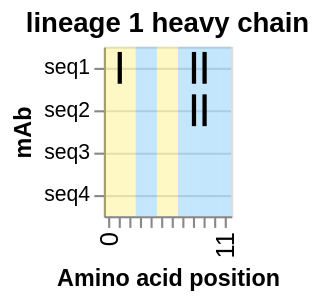

The specification (Vega-Lite) saved for this image:
### Vega-Lite specification from a JSON file in a GitHub repository (floating-point values rounded to 4 significant figures)
{"config": {"view": {"continuousWidth": 400, "continuousHeight": 300}}, "layer": [{"data": {"name": "data-59b93b0351ba0b41273b8a2f937c8473"}, "mark": {"type": "rect", "color": "#169cf5", "opacity": 0.25}, "encoding": {"x": {"type": "ordinal", "field": "position"}}, "width": {"step": 5}}, {"data": {"name": "data-a6e2272690eaed6b036d181eb0f59825"}, "mark": {"type": "rect", "color": "#f5e216", "opacity": 0.25}, "encoding": {"x": {"type": "ordinal", "field": "position"}}, "width": {"step": 5}}, {"data": {"name": "data-ea34d3555056ba8f1d2aad02c01ddd71"}, "mark": {"type": "tick", "opacity": 1, "thickness": 2}, "encoding": {"color": {"type": "nominal", "field": "real_mut", "legend": null, "scale": {"domain": [true, false], "range": ["black", "transparent"]}}, "x": {"type": "ordinal", "axis": {"grid": false, "labelFontSize": 12, "labelOverlap": "parity", "labelSeparation": 10}, "field": "position", "title": "Amino acid position"}, "y": {"type": "nominal", "axis": {"grid": true, "labels": true, "orient": "left", "title": "mAb"}, "field": "seq_id", "sort": ["seq1", "seq2", "seq3", "seq4"], "title": "sequence"}}, "title": "lineage 1 heavy chain", "width": {"step": 5}}], "$schema": "https://vega.github.io/schema/vega-lite/v5.json", "datasets": {"data-59b93b0351ba0b41273b8a2f937c8473": [{"type": "naive", "index": 0, "seq_id": "seq1", "position": 3, "mut_from": "G", "mut_to": "G", "region": "Framework", "framework": true, "radical": false, "real_mut": false}, {"type": "naive", "index": 0, "seq_id": "seq1", "position": 4, "mut_from": "A", "mut_to": "A", "region": "Framework", "framework": true, "radical": false, "real_mut": false}, {"type": "naive", "index": 0, "seq_id": "seq1", "position": 7, "mut_from": "G", "mut_to": "G", "region": "Framework", "framework": true, "radical": false, "real_mut": false}, {"type": "naive", "index": 0, "seq_id": "seq1", "position": 8, "mut_from": "C", "mut_to": "A", "region": "Framework", "framework": true, "radical": true, "real_mut": true}, {"type": "naive", "index": 0, "seq_id": "seq1", "position": 9, "mut_from": "C", "mut_to": "T", "region": "Framework", "framework": true, "radical": true, "real_mut": true}, {"type": "naive", "index": 0, "seq_id": "seq1", "position": 10, "mut_from": "C", "mut_to": "C", "region": "Framework", "framework": true, "radical": false, "real_mut": false}, {"type": "naive", "index": 0, "seq_id": "seq1", "position": 11, "mut_from": "G", "mut_to": "G", "region": "Framework", "framework": true, "radical": false, "real_mut": false}], "data-a6e2272690eaed6b036d181eb0f59825": [{"type": "naive", "index": 0, "seq_id": "seq1", "position": 0, "mut_from": "A", "mut_to": "A", "region": "CDR", "framework": false, "radical": false, "real_mut": false}, {"type": "naive", "index": 0, "seq_id": "seq1", "position": 1, "mut_from": "A", "mut_to": "T", "region": "CDR", "framework": false, "radical": false, "real_mut": true}, {"type": "naive", "index": 0, "seq_id": "seq1", "position": 2, "mut_from": "C", "mut_to": "C", "region": "CDR", "framework": false, "radical": false, "real_mut": false}, {"type": "naive", "index": 0, "seq_id": "seq1", "position": 5, "mut_from": "T", "mut_to": "T", "region": "CDR", "framework": false, "radical": false, "real_mut": false}, {"type": "naive", "index": 0, "seq_id": "seq1", "position": 6, "mut_from": "C", "mut_to": "C", "region": "CDR", "framework": false, "radical": false, "real_mut": false}], "data-ea34d3555056ba8f1d2aad02c01ddd71": [{"type": "naive", "index": 0, "seq_id": "seq1", "position": 0, "mut_from": "A", "mut_to": "A", "region": "CDR", "framework": false, "radical": false, "real_mut": false}, {"type": "naive", "index": 0, "seq_id": "seq1", "position": 1, "mut_from": "A", "mut_to": "T", "region": "CDR", "framework": false, "radical": false, "real_mut": true}, {"type": "naive", "index": 0, "seq_id": "seq1", "position": 2, "mut_from": "C", "mut_to": "C", "region": "CDR", "framework": false, "radical": false, "real_mut": false}, {"type": "naive", "index": 0, "seq_id": "seq1", "position": 3, "mut_from": "G", "mut_to": "G", "region": "Framework", "framework": true, "radical": false, "real_mut": false}, {"type": "naive", "index": 0, "seq_id": "seq1", "position": 4, "mut_from": "A", "mut_to": "A", "region": "Framework", "framework": true, "radical": false, "real_mut": false}, {"type": "naive", "index": 0, "seq_id": "seq1", "position": 5, "mut_from": "T", "mut_to": "T", "region": "CDR", "framework": false, "radical": false, "real_mut": false}, {"type": "naive", "index": 0, "seq_id": "seq1", "position": 6, "mut_from": "C", "mut_to": "C", "region": "CDR", "framework": false, "radical": false, "real_mut": false}, {"type": "naive", "index": 0, "seq_id": "seq1", "position": 7, "mut_from": "G", "mut_to": "G", "region": "Framework", "framework": true, "radical": false, "real_mut": false}, {"type": "naive", "index": 0, "seq_id": "seq1", "position": 8, "mut_from": "C", "mut_to": "A", "region": "Framework", "framework": true, "radical": true, "real_mut": true}, {"type": "naive", "index": 0, "seq_id": "seq1", "position": 9, "mut_from": "C", "mut_to": "T", "region": "Framework", "framework": true, "radical": true, "real_mut": true}, {"type": "naive", "index": 0, "seq_id": "seq1", "position": 10, "mut_from": "C", "mut_to": "C", "region": "Framework", "framework": true, "radical": false, "real_mut": false}, {"type": "naive", "index": 0, "seq_id": "seq1", "position": 11, "mut_from": "G", "mut_to": "G", "region": "Framework", "framework": true, "radical": false, "real_mut": false}, {"type": "lineage_member", "index": 1, "seq_id": " seq2", "position": 0, "mut_from": "A", "mut_to": "A", "region": "CDR", "framework": false, "radical": false, "real_mut": false}, {"type": "lineage_member", "index": 1, "seq_id": " seq2", "position": 1, "mut_from": "A", "mut_to": "A", "region": "CDR", "framework": false, "radical": false, "real_mut": false}, {"type": "lineage_member", "index": 1, "seq_id": " seq2", "position": 2, "mut_from": "C", "mut_to": "C", "region": "CDR", "framework": false, "radical": false, "real_mut": false}, {"type": "lineage_member", "index": 1, "seq_id": " seq2", "position": 3, "mut_from": "G", "mut_to": "G", "region": "Framework", "framework": true, "radical": false, "real_mut": false}, {"type": "lineage_member", "index": 1, "seq_id": " seq2", "position": 4, "mut_from": "A", "mut_to": "A", "region": "Framework", "framework": true, "radical": false, "real_mut": false}, {"type": "lineage_member", "index": 1, "seq_id": " seq2", "position": 5, "mut_from": "T", "mut_to": "T", "region": "CDR", "framework": false, "radical": false, "real_mut": false}, {"type": "lineage_member", "index": 1, "seq_id": " seq2", "position": 6, "mut_from": "C", "mut_to": "C", "region": "CDR", "framework": false, "radical": false, "real_mut": false}, {"type": "lineage_member", "index": 1, "seq_id": " seq2", "position": 7, "mut_from": "G", "mut_to": "G", "region": "Framework", "framework": true, "radical": false, "real_mut": false}, {"type": "lineage_member", "index": 1, "seq_id": " seq2", "position": 8, "mut_from": "C", "mut_to": "A", "region": "Framework", "framework": true, "radical": true, "real_mut": true}, {"type": "lineage_member", "index": 1, "seq_id": " seq2", "position": 9, "mut_from": "C", "mut_to": "T", "region": "Framework", "framework": true, "radical": true, "real_mut": true}, {"type": "lineage_member", "index": 1, "seq_id": " seq2", "position": 10, "mut_from": "C", "mut_to": "C", "region": "Framework", "framework": true, "radical": false, "real_mut": false}, {"type": "lineage_member", "index": 1, "seq_id": " seq2", "position": 11, "mut_from": "G", "mut_to": "G", "region": "Framework", "framework": true, "radical": false, "real_mut": false}, {"type": "lineage_member", "index": 2, "seq_id": "  seq3", "position": 0, "mut_from": "A", "mut_to": "A", "region": "CDR", "framework": false, "radical": false, "real_mut": false}, {"type": "lineage_member", "index": 2, "seq_id": "  seq3", "position": 1, "mut_from": "A", "mut_to": "A", "region": "CDR", "framework": false, "radical": false, "real_mut": false}, {"type": "lineage_member", "index": 2, "seq_id": "  seq3", "position": 2, "mut_from": "C", "mut_to": "C", "region": "CDR", "framework": false, "radical": false, "real_mut": false}, {"type": "lineage_member", "index": 2, "seq_id": "  seq3", "position": 3, "mut_from": "G", "mut_to": "G", "region": "Framework", "framework": true, "radical": false, "real_mut": false}, {"type": "lineage_member", "index": 2, "seq_id": "  seq3", "position": 4, "mut_from": "A", "mut_to": "A", "region": "Framework", "framework": true, "radical": false, "real_mut": false}, {"type": "lineage_member", "index": 2, "seq_id": "  seq3", "position": 5, "mut_from": "T", "mut_to": "T", "region": "CDR", "framework": false, "radical": false, "real_mut": false}, {"type": "lineage_member", "index": 2, "seq_id": "  seq3", "position": 6, "mut_from": "C", "mut_to": "C", "region": "CDR", "framework": false, "radical": false, "real_mut": false}, {"type": "lineage_member", "index": 2, "seq_id": "  seq3", "position": 7, "mut_from": "G", "mut_to": "G", "region": "Framework", "framework": true, "radical": false, "real_mut": false}, {"type": "lineage_member", "index": 2, "seq_id": "  seq3", "position": 8, "mut_from": "C", "mut_to": "C", "region": "Framework", "framework": true, "radical": false, "real_mut": false}, {"type": "lineage_member", "index": 2, "seq_id": "  seq3", "position": 9, "mut_from": "C", "mut_to": "C", "region": "Framework", "framework": true, "radical": false, "real_mut": false}, {"type": "lineage_member", "index": 2, "seq_id": "  seq3", "position": 10, "mut_from": "C", "mut_to": "C", "region": "Framework", "framework": true, "radical": false, "real_mut": false}, {"type": "lineage_member", "index": 2, "seq_id": "  seq3", "position": 11, "mut_from": "G", "mut_to": "G", "region": "Framework", "framework": true, "radical": false, "real_mut": false}, {"type": "lineage_member", "index": 3, "seq_id": "   seq4", "position": 0, "mut_from": "A", "mut_to": "A", "region": "CDR", "framework": false, "radical": false, "real_mut": false}, {"type": "lineage_member", "index": 3, "seq_id": "   seq4", "position": 1, "mut_from": "A", "mut_to": "A", "region": "CDR", "framework": false, "radical": false, "real_mut": false}, {"type": "lineage_member", "index": 3, "seq_id": "   seq4", "position": 2, "mut_from": "C", "mut_to": "C", "region": "CDR", "framework": false, "radical": false, "real_mut": false}, {"type": "lineage_member", "index": 3, "seq_id": "   seq4", "position": 3, "mut_from": "G", "mut_to": "G", "region": "Framework", "framework": true, "radical": false, "real_mut": false}, {"type": "lineage_member", "index": 3, "seq_id": "   seq4", "position": 4, "mut_from": "A", "mut_to": "A", "region": "Framework", "framework": true, "radical": false, "real_mut": false}, {"type": "lineage_member", "index": 3, "seq_id": "   seq4", "position": 5, "mut_from": "T", "mut_to": "T", "region": "CDR", "framework": false, "radical": false, "real_mut": false}, {"type": "lineage_member", "index": 3, "seq_id": "   seq4", "position": 6, "mut_from": "C", "mut_to": "C", "region": "CDR", "framework": false, "radical": false, "real_mut": false}, {"type": "lineage_member", "index": 3, "seq_id": "   seq4", "position": 7, "mut_from": "G", "mut_to": "G", "region": "Framework", "framework": true, "radical": false, "real_mut": false}, {"type": "lineage_member", "index": 3, "seq_id": "   seq4", "position": 8, "mut_from": "C", "mut_to": "C", "region": "Framework", "framework": true, "radical": false, "real_mut": false}, {"type": "lineage_member", "index": 3, "seq_id": "   seq4", "position": 9, "mut_from": "C", "mut_to": "C", "region": "Framework", "framework": true, "radical": false, "real_mut": false}, {"type": "lineage_member", "index": 3, "seq_id": "   seq4", "position": 10, "mut_from": "C", "mut_to": "C", "region": "Framework", "framework": true, "radical": false, "real_mut": false}, {"type": "lineage_member", "index": 3, "seq_id": "   seq4", "position": 11, "mut_from": "G", "mut_to": "G", "region": "Framework", "framework": true, "radical": false, "real_mut": false}]}}
